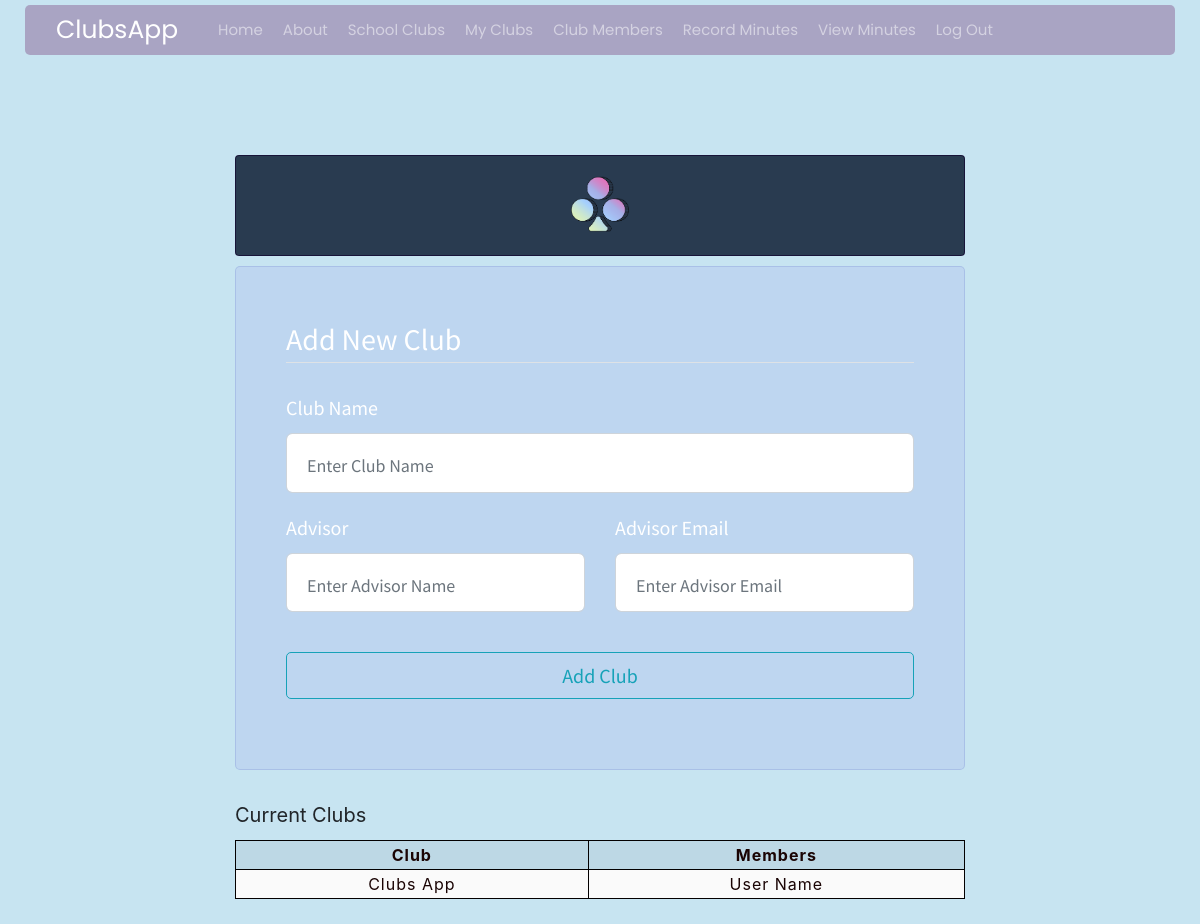
Screenshot of /user_clubs/3 (signed in) with the database file from the repository.
### clubsapp/models.py (models this page shows, shortened)
class Club(db.Model):
	id = db.Column(db.Integer, primary_key=True)
	name = db.Column(db.String(100), unique=True, nullable=False)
	members = db.relationship('User', secondary=user_club_assoc_table)
	contacts = db.Column(db.Text)
	minutes = db.relationship('Minutes', backref='club')

class User(db.Model, UserMixin):
	id = db.Column(db.Integer, primary_key=True)
	firstname = db.Column(db.String(15), nullable=False)
	lastname = db.Column(db.String(15), nullable=False)
	email = db.Column(db.String(60), unique=True, nullable=False)
	password = db.Column(db.String(60), nullable=False)
	role = db.Column(db.Integer(), nullable=False, default=ROLES['student'])
	clubs = db.relationship('Club', secondary=user_club_assoc_table)

### clubsapp/clubs/routes.py (the view, shortened to what this page needs)
@clubs.route('/user_clubs/<int:user_id>', methods=['GET', 'POST'])
@login_required
def user_clubs(user_id):
	user = User.query.get_or_404(user_id)
	clubs = user.clubs
	form = ClubRegistrationForm()
	return render_template('user_clubs.html', clubs=clubs, user=user, form=form) #change to num_club_members

### clubsapp/clubs/forms.py
class ClubRegistrationForm(FlaskForm):
	club_name = StringField(
		'Club Name',
		validators=[DataRequired()],
		render_kw={"placeholder": "Enter Club Name"})
	advisor = StringField(
		'Advisor',
		validators=[DataRequired()],
		render_kw={"placeholder": "Enter Advisor Name"})
	email = StringField(
		'Advisor Email',
		validators=[DataRequired(), Email()],
		render_kw={"placeholder": "Enter Advisor Email"})
	submit = SubmitField('Add Club')

### clubsapp/models.py (called while the page is built)
@login_manager.user_loader
def load_user(user_id):
	return User.query.get(int(user_id))

### clubsapp/templates/user_clubs.html (shortened to what this page needs)
{% extends "layout.html" %}
{% block content %}
<h1><img src="{{ url_for('static', filename='favicon/clubslogo.png') }}" style="width:10%"></h1>
  <div class="content-section">
    <form method="POST" action="">
      <fieldset class="form-group">
        <legend class="border-bottom mb-4"> Add New Club </legend>
        <div class="form-group">
          {{ form.club_name.label(class="form-control-label") }}
          {% if form.club_name.errors %}
            {{ form.club_name(class="form-control form-control-lg is-invalid") }}
            <div class="invalid-feedback">
              {% for error in form.club_name.errors %}
                <span>{{ error }}</span>
              {% endfor %}
            </div>
          {% else %}
            {{ form.club_name(class="form-control form-control-lg") }}
          {% endif %}
        </div>
        <div class = "row">
          <div class="form-group col-md-6">
            {{ form.advisor.label(class="form-control-label") }}
            {% if form.advisor.errors %}
              {{ form.advisor(class="form-control form-control-lg is-invalid") }}
              <div class="invalid-feedback">
                {% for error in form.advisor.errors %}
                  <span>{{ error }}</span>
                {% endfor %}
              </div>
            {% else %}
              {{ form.advisor(class="form-control form-control-lg") }}
            {% endif %}
          </div>
          <div class="form-group col-md-6">
            {{ form.email.label(class="form-control- label") }}
            {% if form.email.errors %}
              {{ form.email(class="form-control form-control-lg is-invalid") }}
              <div class="invalid-feedback">
                {% for error in form.email.errors %}
                  <span>{{ error }}</span>
                {% endfor %}
              </div>
            {% else %}
              {{ form.email(class="form-control form-control-lg") }}
            {% endif %}
          </div>
        </div>
      </fieldset>
      <div class="form-group">
        {{ form.submit(class="btn btn-outline-info")}}
      </div>
    </form>
  </div>
<br>
<label> Current Clubs </label>
<table class = "table table-bordered table-striped mb-0">
  <tr>
    <th>Club</th>
    <th>Members</th>
  </tr>
  <div class="content-section">
    {% for club in clubs %}
    <tr>
      <td>{{ club.name }}</td>
      <td>{% for member in club.members%}
            {{ member.firstname }}
            {{ member.lastname }}
            <br>
          {% endfor %}
      </td>
    </tr>
    {% endfor %}
  </div>
</table>
{% endblock content %}

### clubsapp/static/style.css (style rules this page uses)
html { font-size: 20px; font-family: 'Source Sans Pro', sans-serif; background-color: #ffffff; }
h1 { font-size: 40px; text-align: center; float: center; margin: 10 10; padding: 20px 20px; background-color: rgba(5, 21, 44, 0.815); color: #ffffff; border: 1px solid rgba(20, 9, 51, 0.781); font-family: 'Poppins', sans-serif; border-radius: 4px; }
body { margin: auto auto; background-color: #c7e4f1; padding: 0 20px 20px 20px; border: 5px solid #c7e4f1; word-wrap: break-word; }
img { display: block; margin: 0 auto; }
input { width: 100%; box-sizing: border-box; }
form { padding: 50px 50px 50px 50px; margin: auto; color: white; background-color: rgba(186, 208, 240, 0.705) !important; border: 1px solid rgba(162, 185, 228, 0.753); border-radius: 5px; }
.form-group { font-family: 'Source Sans Pro', sans-serif !important; }
::placeholder { color: #CCC; opacity: 1; font-family: 'Source Sans Pro', sans-serif; font-size: 18px; }
table { border-radius: 5px; color: rgb(26, 4, 4) !important; letter-spacing: 1px; font-size: 0.8rem; text-align: inherit; width: 400px; word-wrap: break-word; }
table, td, th { padding: 2px !important; border: 1px solid rgb(3, 0, 0) !important; border-top: 1px solid rgb(3, 0, 0) !important; vertical-align: middle !important; text-align: center; word-wrap: break-word; }
th { color: rgb(26, 4, 4); word-wrap: break-word; }
td { text-align: center; word-wrap: break-word; }
tr:nth-child(even) td { background-color: rgb(250,250,250); }

### rows the page displays
Club: name "Clubs App"
User: firstname "User", lastname "Name"
